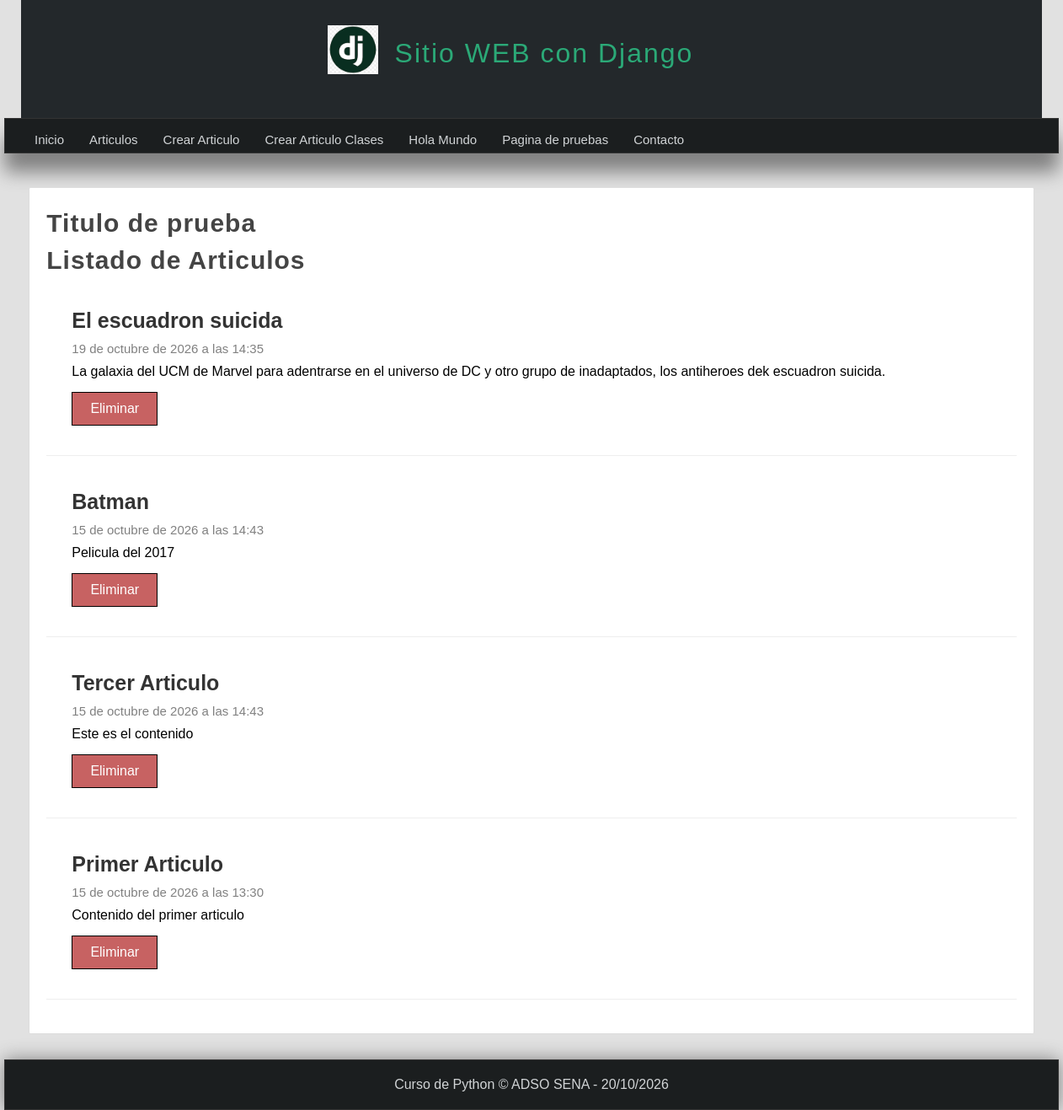
/articulos/, run on an earlier commit of the app's database.
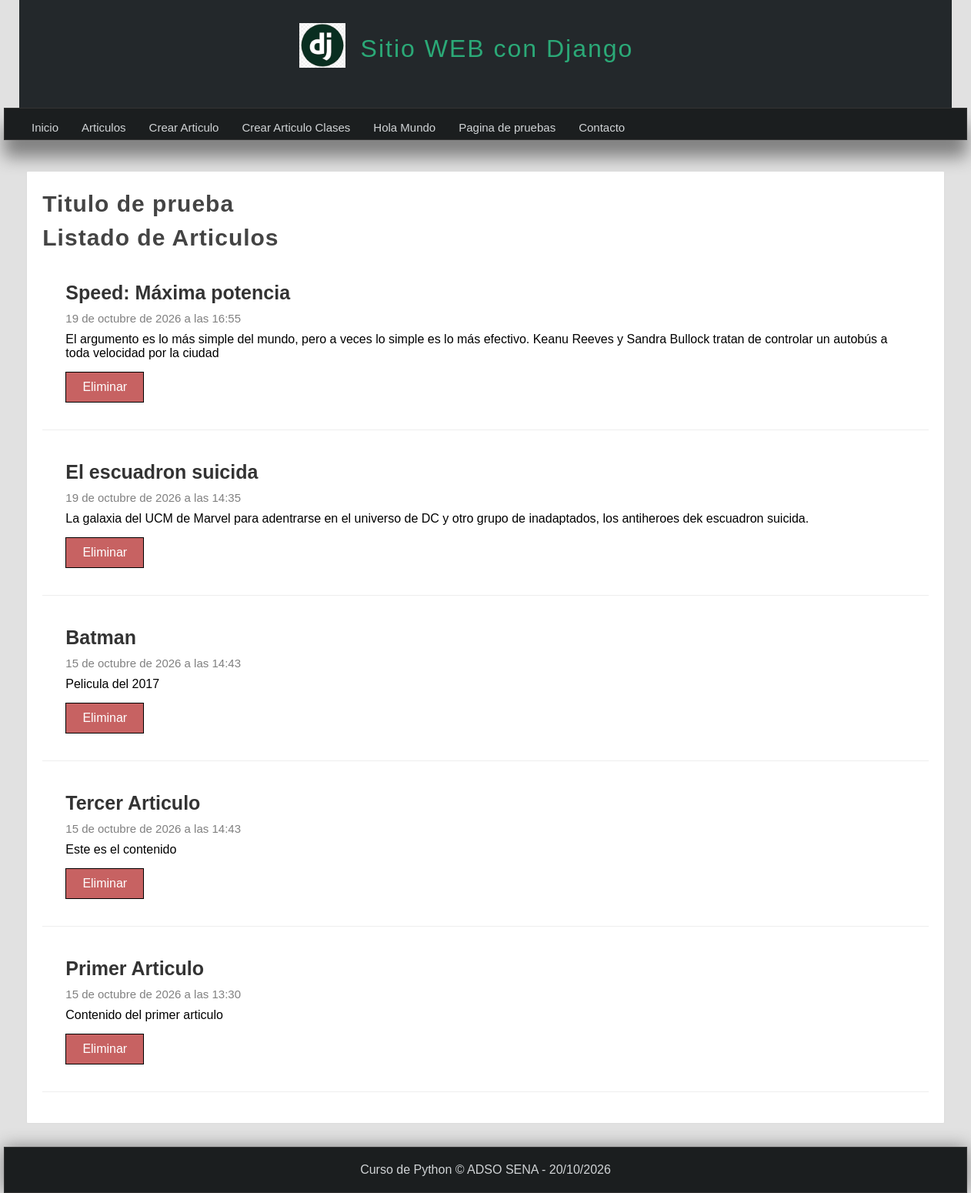
And on a later commit of the database.
### miapp/models.py (models this page shows, shortened)
class Article(models.Model):
    title = models.CharField(max_length=150, verbose_name="Titulo")
    content = models.TextField(verbose_name="Contenido")
    image = models.ImageField(default='null', verbose_name="Imagen", upload_to="articles")
    public = models.BooleanField(verbose_name="¿Publicado?")
    created_at = models.DateTimeField(auto_now_add=True, verbose_name="Creado")
    updated_at = models.DateTimeField(auto_now=True,verbose_name="Modificado")
    class Meta:
        verbose_name= "Articulo"
        verbose_name_plural = "Articulos"

### miapp/views.py (the view)
# urls.py: path('articulos/', views.articulos, name="articulos"),
def articulos(request): #Creacion de la vista articulos
    articulos = Article.objects.filter(public=True).order_by('-id') #En este caso no usamos el metodo get si no el metodo all()
    """
    articulos = Article.objects.all() # Trae todos los articulos de la base de datos

    #Consultas con condiciones filter para filtrar por un valor especifico
    articulos = Article.objects.filter(title__exact= "articulo") # Trae todos los articulos publicos de la base de datos

    articulos = Article.objects.filter(
                                title= "Articulo",
                                ).exclude(
                                    public=True
                                ) # Trae todos los articulos que contengan la palabra articulo en el titulo y que no sean publicos

    #Consultas con condiciones filter para filtrar por un valor especifico
    articulos = Article.objects.filter(title__contains = "Tiburon")

    #Realizar una consulta que muestre solo los que esten publicados y excluya bajo una condicion
    articulos = Article.onjects.filter (title = "Tiburon",).exclude(public = true)

    #Consulta ejecutando SQL
    articulos = Article.objects.raw("SELECT * FROM miapp_article WHERE title='Articulo' AND public=0") # Trae todos los articulos que contengan la palabra articulo en el titulo y que no sean publicos

    #Consulta utilizando el OR con ORM
    articulos = Article.objects.filter(
       Q(title__contains="Primer Articulo") | Q(title__contains="Batman")
    )
    """
    return render(request, 'articulos.html', { #pasamos el request y la template articulos.html y como tercer parametro
        'articulos': articulos  #Pasamos un diccionario con las variables que deseamos mostrar
    })

### miapp/templates/articulos.html (shortened to what this page needs)
{% extends 'layout.html' %}
{% block content %}
<h1 class="title">Listado de Articulos</h1>
        {% for articulo in articulos %}
            <article class="article-item">
                <div class="data">
                    <h2>{{articulo.title}}</h2>
                    <span class="date">{{articulo.created_at}}</span>
                    <p>
                        {{articulo.content}}
                        <a href="{% url 'borrar_articulo' id=articulo.id %}" class="btn btn-delete">Eliminar</a>
                    </p>
                </div>
            </article>
        {% endfor %}
{% endblock %}

What changed in the data, as far as the page shows it:
added Article: title "Speed: Máxima potencia", created_at "19 de octubre de 2026 a las 16:55", content "El argumento es lo más simple del mundo, pero a veces lo simple es lo más efectivo. Keanu Reeves y Sandra Bullock tratan de controlar un autobús a toda velocidad por la ciudad"
